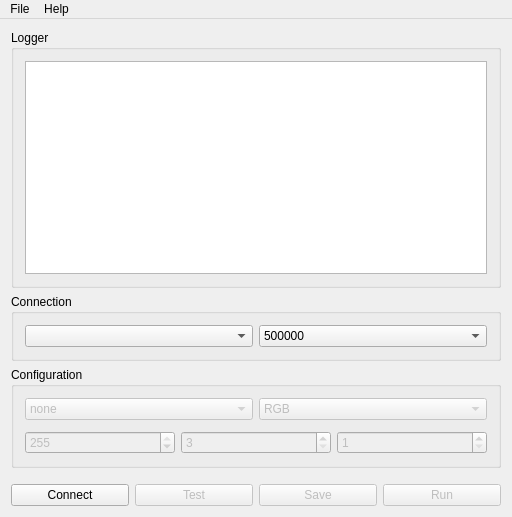
<?xml version="1.0" encoding="UTF-8"?>
<ui version="4.0">
 <class>MainWindow</class>
 <widget class="QMainWindow" name="MainWindow">
  <property name="geometry">
   <rect>
    <x>0</x>
    <y>0</y>
    <width>512</width>
    <height>517</height>
   </rect>
  </property>
  <property name="minimumSize">
   <size>
    <width>512</width>
    <height>0</height>
   </size>
  </property>
  <property name="windowTitle">
   <string notr="true">SEDU Configurator</string>
  </property>
  <property name="windowIcon">
   <iconset resource="../seducfg.qrc">
    <normaloff>:/ico/ico/app.ico</normaloff>:/ico/ico/app.ico</iconset>
  </property>
  <widget class="QWidget" name="centralWidget">
   <layout class="QVBoxLayout" name="verticalLayout">
    <item>
     <widget class="QGroupBox" name="groupBox_logger">
      <property name="title">
       <string>Logger</string>
      </property>
      <layout class="QVBoxLayout" name="verticalLayout_3">
       <item>
        <widget class="QListWidget" name="listWidget">
         <property name="focusPolicy">
          <enum>Qt::NoFocus</enum>
         </property>
         <property name="toolTip">
          <string>communication log</string>
         </property>
         <property name="selectionMode">
          <enum>QAbstractItemView::NoSelection</enum>
         </property>
        </widget>
       </item>
      </layout>
     </widget>
    </item>
    <item>
     <widget class="QGroupBox" name="groupBox_connection">
      <property name="title">
       <string>Connection</string>
      </property>
      <layout class="QHBoxLayout" name="horizontalLayout">
       <item>
        <widget class="QComboBox" name="comboBox_port">
         <property name="toolTip">
          <string>port</string>
         </property>
        </widget>
       </item>
       <item>
        <widget class="QComboBox" name="comboBox_speed">
         <property name="toolTip">
          <string>baudrate</string>
         </property>
         <property name="currentIndex">
          <number>1</number>
         </property>
         <item>
          <property name="text">
           <string notr="true">250000</string>
          </property>
         </item>
         <item>
          <property name="text">
           <string notr="true">500000</string>
          </property>
         </item>
        </widget>
       </item>
      </layout>
     </widget>
    </item>
    <item>
     <widget class="QGroupBox" name="groupBox_configuration">
      <property name="title">
       <string>Configuration</string>
      </property>
      <layout class="QVBoxLayout" name="verticalLayout_2">
       <item>
        <layout class="QHBoxLayout" name="horizontalLayout_2">
         <property name="bottomMargin">
          <number>5</number>
         </property>
         <item>
          <widget class="QComboBox" name="comboBox_program">
           <property name="enabled">
            <bool>false</bool>
           </property>
           <property name="toolTip">
            <string>standalone program</string>
           </property>
           <item>
            <property name="text">
             <string>none</string>
            </property>
           </item>
           <item>
            <property name="text">
             <string>fixed color</string>
            </property>
           </item>
           <item>
            <property name="text">
             <string>testpic</string>
            </property>
           </item>
           <item>
            <property name="text">
             <string>rainbow fader</string>
            </property>
           </item>
           <item>
            <property name="text">
             <string>diy fader</string>
            </property>
           </item>
           <item>
            <property name="text">
             <string>red wave</string>
            </property>
           </item>
           <item>
            <property name="text">
             <string>color wave</string>
            </property>
           </item>
           <item>
            <property name="text">
             <string>blob</string>
            </property>
           </item>
           <item>
            <property name="text">
             <string>blob pastell</string>
            </property>
           </item>
           <item>
            <property name="text">
             <string>glitter white</string>
            </property>
           </item>
           <item>
            <property name="text">
             <string>glitter dark</string>
            </property>
           </item>
           <item>
            <property name="text">
             <string>fire</string>
            </property>
           </item>
           <item>
            <property name="text">
             <string>spark</string>
            </property>
           </item>
          </widget>
         </item>
         <item>
          <widget class="QComboBox" name="comboBox_color">
           <property name="enabled">
            <bool>false</bool>
           </property>
           <property name="toolTip">
            <string>led color order</string>
           </property>
           <item>
            <property name="text">
             <string notr="true">RGB</string>
            </property>
           </item>
           <item>
            <property name="text">
             <string notr="true">GRB</string>
            </property>
           </item>
           <item>
            <property name="text">
             <string notr="true">RBG</string>
            </property>
           </item>
           <item>
            <property name="text">
             <string notr="true">BGR</string>
            </property>
           </item>
           <item>
            <property name="text">
             <string notr="true">BRG</string>
            </property>
           </item>
           <item>
            <property name="text">
             <string notr="true">GBR</string>
            </property>
           </item>
          </widget>
         </item>
        </layout>
       </item>
       <item>
        <layout class="QHBoxLayout" name="horizontalLayout_4">
         <item>
          <widget class="QSpinBox" name="spinBox_brightness">
           <property name="enabled">
            <bool>false</bool>
           </property>
           <property name="toolTip">
            <string>brightness</string>
           </property>
           <property name="maximum">
            <number>255</number>
           </property>
           <property name="value">
            <number>255</number>
           </property>
          </widget>
         </item>
         <item>
          <widget class="QSpinBox" name="spinBox_speed">
           <property name="enabled">
            <bool>false</bool>
           </property>
           <property name="toolTip">
            <string>effect speed</string>
           </property>
           <property name="minimum">
            <number>3</number>
           </property>
           <property name="maximum">
            <number>255</number>
           </property>
           <property name="value">
            <number>3</number>
           </property>
          </widget>
         </item>
         <item>
          <widget class="QSpinBox" name="spinBox_led">
           <property name="enabled">
            <bool>false</bool>
           </property>
           <property name="toolTip">
            <string>leds per channel</string>
           </property>
           <property name="minimum">
            <number>1</number>
           </property>
           <property name="maximum">
            <number>255</number>
           </property>
          </widget>
         </item>
        </layout>
       </item>
      </layout>
     </widget>
    </item>
    <item>
     <layout class="QHBoxLayout" name="horizontalLayout_5">
      <property name="topMargin">
       <number>10</number>
      </property>
      <item>
       <widget class="QPushButton" name="pushButton_connect">
        <property name="toolTip">
         <string>connect/disconnect SEDU</string>
        </property>
        <property name="text">
         <string>Connect</string>
        </property>
        <property name="icon">
         <iconset resource="../seducfg.qrc">
          <normaloff>:/png/png/disconnect.png</normaloff>
          <normalon>:/png/png/connect.png</normalon>:/png/png/disconnect.png</iconset>
        </property>
        <property name="checkable">
         <bool>true</bool>
        </property>
       </widget>
      </item>
      <item>
       <widget class="QPushButton" name="pushButton_test">
        <property name="enabled">
         <bool>false</bool>
        </property>
        <property name="toolTip">
         <string>test config</string>
        </property>
        <property name="text">
         <string>Test</string>
        </property>
        <property name="icon">
         <iconset resource="../seducfg.qrc">
          <normaloff>:/png/png/test.png</normaloff>:/png/png/test.png</iconset>
        </property>
       </widget>
      </item>
      <item>
       <widget class="QPushButton" name="pushButton_save">
        <property name="enabled">
         <bool>false</bool>
        </property>
        <property name="toolTip">
         <string>save config</string>
        </property>
        <property name="text">
         <string>Save</string>
        </property>
        <property name="icon">
         <iconset resource="../seducfg.qrc">
          <normaloff>:/png/png/save.png</normaloff>:/png/png/save.png</iconset>
        </property>
       </widget>
      </item>
      <item>
       <widget class="QPushButton" name="pushButton_run">
        <property name="enabled">
         <bool>false</bool>
        </property>
        <property name="toolTip">
         <string>run stored program</string>
        </property>
        <property name="text">
         <string>Run</string>
        </property>
        <property name="icon">
         <iconset resource="../seducfg.qrc">
          <normaloff>:/png/png/run.png</normaloff>:/png/png/run.png</iconset>
        </property>
       </widget>
      </item>
     </layout>
    </item>
   </layout>
  </widget>
  <widget class="QMenuBar" name="menuBar">
   <property name="geometry">
    <rect>
     <x>0</x>
     <y>0</y>
     <width>512</width>
     <height>29</height>
    </rect>
   </property>
   <widget class="QMenu" name="menuFile">
    <property name="title">
     <string>File</string>
    </property>
    <addaction name="actionExit"/>
   </widget>
   <widget class="QMenu" name="menuHelp">
    <property name="title">
     <string>Help</string>
    </property>
    <addaction name="actionAbout"/>
   </widget>
   <addaction name="menuFile"/>
   <addaction name="menuHelp"/>
  </widget>
  <action name="actionExit">
   <property name="icon">
    <iconset resource="../seducfg.qrc">
     <normaloff>:/png/png/exit.png</normaloff>:/png/png/exit.png</iconset>
   </property>
   <property name="text">
    <string>Exit</string>
   </property>
  </action>
  <action name="actionAbout">
   <property name="icon">
    <iconset resource="../seducfg.qrc">
     <normaloff>:/png/png/help.png</normaloff>:/png/png/help.png</iconset>
   </property>
   <property name="text">
    <string>About</string>
   </property>
  </action>
 </widget>
 <layoutdefault spacing="6" margin="11"/>
 <resources>
  <include location="../seducfg.qrc"/>
 </resources>
 <connections/>
</ui>
